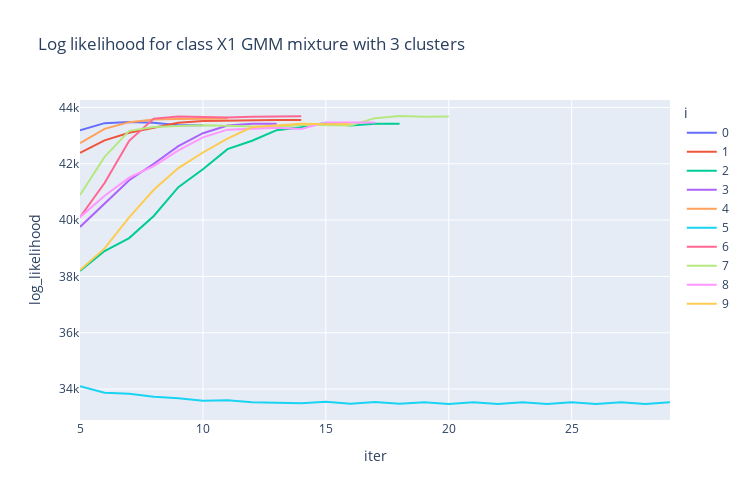

The notebook cell this image was saved under:
### Code cell
import plotly.express as px
fig = px.line(log_likelihood_trace_df_x1, x="iter", y="log_likelihood", color="i", title="Log likelihood for class X1 GMM mixture with 3 clusters", width=750, height=500)
fig.write_image("/Users/loreliegordon/Library/Mobile Documents/com~apple~CloudDocs/Documents/root/Columbia/Fall2021/ELEN4720/Assignments/assignment3/submission/log_like_x1.png")
fig.show()

### Figure 1 — Plotly figure (JSON) as saved in the notebook; plotly's stock layout.template omitted (floating-point values rounded to 4 significant figures)
{"data": [{"hovertemplate": "i=0<br>iter=%{x}<br>log_likelihood=%{y}<extra></extra>", "legendgroup": "0", "line": {"color": "#636efa", "dash": "solid"}, "marker": {"symbol": "circle"}, "mode": "lines", "name": "0", "orientation": "v", "showlegend": true, "type": "scatter", "x": [5, 6, 7, 8, 9, 10], "xaxis": "x", "y": [43190.0, 43440.0, 43480.0, 43450.0, 43370.0, 43370.0], "yaxis": "y"}, {"hovertemplate": "i=1<br>iter=%{x}<br>log_likelihood=%{y}<extra></extra>", "legendgroup": "1", "line": {"color": "#EF553B", "dash": "solid"}, "marker": {"symbol": "circle"}, "mode": "lines", "name": "1", "orientation": "v", "showlegend": true, "type": "scatter", "x": [5, 6, 7, 8, 9, 10, 11, 12, 13, 14], "xaxis": "x", "y": [42390.0, 42830.0, 43100.0, 43290.0, 43460.0, 43520.0, 43540.0, 43550.0, 43550.0, 43560.0], "yaxis": "y"}, {"hovertemplate": "i=2<br>iter=%{x}<br>log_likelihood=%{y}<extra></extra>", "legendgroup": "2", "line": {"color": "#00cc96", "dash": "solid"}, "marker": {"symbol": "circle"}, "mode": "lines", "name": "2", "orientation": "v", "showlegend": true, "type": "scatter", "x": [5, 6, 7, 8, 9, 10, 11, 12, 13, 14, 15, 16, 17, 18], "xaxis": "x", "y": [38200.0, 38900.0, 39360.0, 40140.0, 41170.0, 41810.0, 42520.0, 42820.0, 43190.0, 43300.0, 43460.0, 43360.0, 43420.0, 43420.0], "yaxis": "y"}, {"hovertemplate": "i=3<br>iter=%{x}<br>log_likelihood=%{y}<extra></extra>", "legendgroup": "3", "line": {"color": "#ab63fa", "dash": "solid"}, "marker": {"symbol": "circle"}, "mode": "lines", "name": "3", "orientation": "v", "showlegend": true, "type": "scatter", "x": [5, 6, 7, 8, 9, 10, 11, 12, 13], "xaxis": "x", "y": [39760.0, 40600.0, 41420.0, 42000.0, 42630.0, 43080.0, 43360.0, 43420.0, 43420.0], "yaxis": "y"}, {"hovertemplate": "i=4<br>iter=%{x}<br>log_likelihood=%{y}<extra></extra>", "legendgroup": "4", "line": {"color": "#FFA15A", "dash": "solid"}, "marker": {"symbol": "circle"}, "mode": "lines", "name": "4", "orientation": "v", "showlegend": true, "type": "scatter", "x": [5, 6, 7, 8, 9, 10, 11], "xaxis": "x", "y": [42730.0, 43240.0, 43480.0, 43570.0, 43590.0, 43600.0, 43600.0], "yaxis": "y"}, {"hovertemplate": "i=5<br>iter=%{x}<br>log_likelihood=%{y}<extra></extra>", "legendgroup": "5", "line": {"color": "#19d3f3", "dash": "solid"}, "marker": {"symbol": "circle"}, "mode": "lines", "name": "5", "orientation": "v", "showlegend": true, "type": "scatter", "x": [5, 6, 7, 8, 9, 10, 11, 12, 13, 14, 15, 16, 17, 18, 19, 20, 21, 22, 23, 24, 25, 26, 27, 28, 29], "xaxis": "x", "y": [34100.0, 33870.0, 33840.0, 33720.0, 33670.0, 33590.0, 33600.0, 33540.0, 33510.0, 33500.0, 33550.0, 33480.0, 33540.0, 33480.0, 33540.0, 33470.0, 33530.0, 33470.0, 33530.0, 33470.0, 33530.0, 33470.0, 33530.0, 33470.0, 33530.0], "yaxis": "y"}, {"hovertemplate": "i=6<br>iter=%{x}<br>log_likelihood=%{y}<extra></extra>", "legendgroup": "6", "line": {"color": "#FF6692", "dash": "solid"}, "marker": {"symbol": "circle"}, "mode": "lines", "name": "6", "orientation": "v", "showlegend": true, "type": "scatter", "x": [5, 6, 7, 8, 9, 10, 11, 12, 13, 14], "xaxis": "x", "y": [40100.0, 41320.0, 42820.0, 43600.0, 43680.0, 43650.0, 43640.0, 43670.0, 43690.0, 43690.0], "yaxis": "y"}, {"hovertemplate": "i=7<br>iter=%{x}<br>log_likelihood=%{y}<extra></extra>", "legendgroup": "7", "line": {"color": "#B6E880", "dash": "solid"}, "marker": {"symbol": "circle"}, "mode": "lines", "name": "7", "orientation": "v", "showlegend": true, "type": "scatter", "x": [5, 6, 7, 8, 9, 10, 11, 12, 13, 14, 15, 16, 17, 18, 19, 20], "xaxis": "x", "y": [40890.0, 42240.0, 43170.0, 43310.0, 43340.0, 43370.0, 43350.0, 43320.0, 43300.0, 43390.0, 43380.0, 43360.0, 43620.0, 43700.0, 43670.0, 43670.0], "yaxis": "y"}, {"hovertemplate": "i=8<br>iter=%{x}<br>log_likelihood=%{y}<extra></extra>", "legendgroup": "8", "line": {"color": "#FF97FF", "dash": "solid"}, "marker": {"symbol": "circle"}, "mode": "lines", "name": "8", "orientation": "v", "showlegend": true, "type": "scatter", "x": [5, 6, 7, 8, 9, 10, 11, 12, 13, 14, 15, 16, 17], "xaxis": "x", "y": [40100.0, 40860.0, 41510.0, 41920.0, 42480.0, 42940.0, 43210.0, 43240.0, 43280.0, 43240.0, 43470.0, 43460.0, 43470.0], "yaxis": "y"}, {"hovertemplate": "i=9<br>iter=%{x}<br>log_likelihood=%{y}<extra></extra>", "legendgroup": "9", "line": {"color": "#FECB52", "dash": "solid"}, "marker": {"symbol": "circle"}, "mode": "lines", "name": "9", "orientation": "v", "showlegend": true, "type": "scatter", "x": [5, 6, 7, 8, 9, 10, 11, 12, 13, 14, 15, 16], "xaxis": "x", "y": [38230.0, 38990.0, 40100.0, 41080.0, 41850.0, 42400.0, 42900.0, 43300.0, 43360.0, 43420.0, 43400.0, 43410.0], "yaxis": "y"}], "layout": {"height": 500, "legend": {"title": {"text": "i"}, "tracegroupgap": 0}, "title": {"text": "Log likelihood for class X1 GMM mixture with 3 clusters"}, "width": 750, "xaxis": {"anchor": "y", "domain": [0, 1], "title": {"text": "iter"}}, "yaxis": {"anchor": "x", "domain": [0, 1], "title": {"text": "log_likelihood"}}}}
